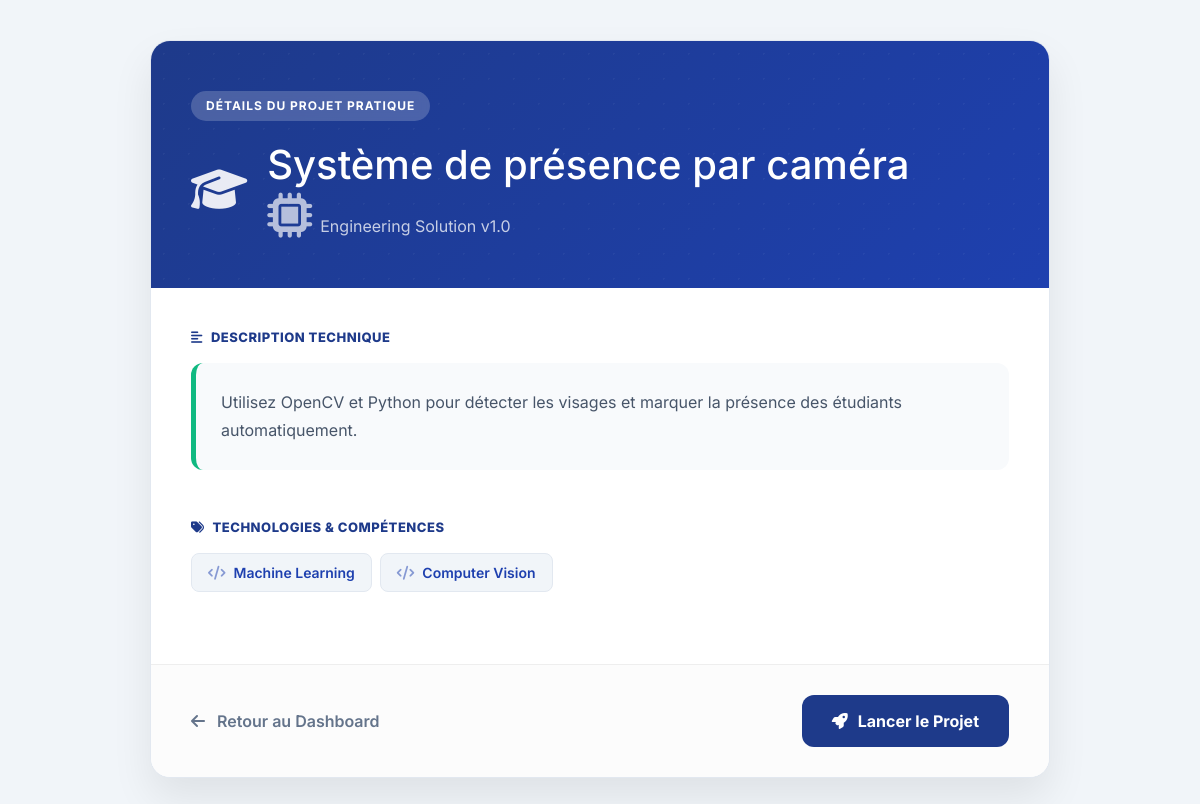
The page /project/5/ (signed in) on the database its author committed.
### core/models.py (models this page shows, shortened)
class Project(models.Model):
    LEVEL_CHOICES = [
        ('beginner', 'Débutant'),
        ('intermediate', 'Intermédiaire'),
        ('advanced', 'Avancé'),
    ]
    title = models.CharField(max_length=150)
    description = models.TextField() # Tu mettras les exemples ici
    level = models.CharField(max_length=20, choices=LEVEL_CHOICES)
    tags = models.ManyToManyField(Tag, blank=True)

class Tag(models.Model):
    name = models.CharField(max_length=50, unique=True)

### core/views.py (the view)
# urls.py: path('project/<int:project_id>/', views.project_detail, name='project_detail'),
@login_required
def project_detail(request, project_id):
    project = get_object_or_404(Project, id=project_id)
    return render(request, 'project_detail.html', {'project': project})

### core/templates/project_detail.html (shortened to what this page needs)
<!DOCTYPE html>
<html lang="fr">
<head>
    <link href="https://cdn.jsdelivr.net/npm/bootstrap@5.3.0/dist/css/bootstrap.min.css" rel="stylesheet">
    <link href="https://cdnjs.cloudflare.com/ajax/libs/font-awesome/6.4.0/css/all.min.css" rel="stylesheet">
</head>
<body>
    <div class="project-container">
        <div class="project-header">
            <div class="project-category">Détails du Projet Pratique</div>
            <div class="header-title-flex">
                <i class="fas fa-graduation-cap"></i>
                <div>
                    <h1 class="mb-1 fw-extrabold">{{ project.title }}</h1>
                    <p class="mb-0 opacity-75"><i class="fas fa-microchip me-2"></i>Engineering Solution v1.0</p>
                </div>
            </div>
        </div>
        <div class="project-body">
            <div class="mb-5">
                <div class="info-label"><i class="fas fa-align-left"></i> Description Technique</div>
                <div class="project-description">
                    {{ project.description }}
                </div>
            </div>
            <div class="mb-4">
                <div class="info-label"><i class="fas fa-tags"></i> Technologies & Compétences</div>
                <div class="d-flex flex-wrap">
                    {% for tag in project.tags.all %}
                        <span class="tag-badge"><i class="fas fa-code me-2 opacity-50"></i>{{ tag.name }}</span>
                    {% endfor %}
                </div>
            </div>
        </div>
        <div class="project-footer">
            <a href="{% url 'home' %}" class="back-link">
                <i class="fas fa-arrow-left me-2"></i> Retour au Dashboard
            </a>
            <button class="btn-action-eng">
                <i class="fas fa-rocket"></i> Lancer le Projet
            </button>
        </div>
    </div>
</body>
</html>

### core/templates/project_detail.html (style rules this page uses)
:root { --eng-blue: #1e3a8a; --eng-blue-dark: #1e40af; --electric-blue: #2563eb; --tech-green: #10b981; --bg-light: #f1f5f9; }
body { font-family: 'Inter', sans-serif; background-color: var(--bg-light); min-height: 100vh; padding: 40px 20px; }
.project-container { background: white; border-radius: 20px; box-shadow: 0 20px 40px rgba(0,0,0,0.08); border: 1px solid #e2e8f0; overflow: hidden; width: 100%; max-width: 900px; margin: auto; }
.project-header { background: linear-gradient(135deg, var(--eng-blue) 0%, var(--eng-blue-dark) 100%); color: white; padding: 50px 40px; position: relative; }
.project-header::before { content: ""; position: absolute; inset: 0; background-image: radial-gradient(rgba(255,255,255,0.1) 1px, transparent 1px); background-size: 25px 25px; opacity: 0.4; }
.project-category { background: rgba(255, 255, 255, 0.2); padding: 6px 15px; border-radius: 50px; font-size: 12px; font-weight: 700; text-transform: uppercase; letter-spacing: 1px; display: inline-block; margin-bottom: 20px; backdrop-filter: blur(5px); }
.header-title-flex { display: flex; align-items: center; gap: 20px; }
.header-title-flex i { font-size: 45px; color: rgba(255,255,255,0.9); }
.project-body { padding: 40px; }
.info-label { font-weight: 800; font-size: 13px; color: var(--eng-blue); text-transform: uppercase; letter-spacing: 0.5px; margin-bottom: 15px; display: flex; align-items: center; gap: 8px; }
.project-description { font-size: 16px; line-height: 1.8; color: #475569; background: #f8fafc; padding: 25px; border-radius: 12px; border-left: 5px solid var(--tech-green); }
.tag-badge { display: inline-block; background: #f1f5f9; color: #1e40af; padding: 8px 16px; border-radius: 8px; font-weight: 600; font-size: 14px; margin: 0 8px 8px 0; border: 1px solid #e2e8f0; }
.project-footer { padding: 30px 40px; background: #fcfcfc; border-top: 1px solid #eee; display: flex; justify-content: space-between; align-items: center; }
.btn-action-eng { background: var(--eng-blue); color: white; padding: 14px 30px; border-radius: 12px; font-weight: 700; text-decoration: none; transition: 0.3s; display: flex; align-items: center; gap: 10px; border: none; }
.back-link { color: #64748b; font-weight: 600; text-decoration: none; transition: 0.2s; }

### rows shown on the page
Project: title "Système de présence par caméra", description "Utilisez OpenCV et Python pour détecter les visages et marquer la présence des étudiants automatiquement."
Tag: name "Machine Learning"
Tag: name "Computer Vision"
